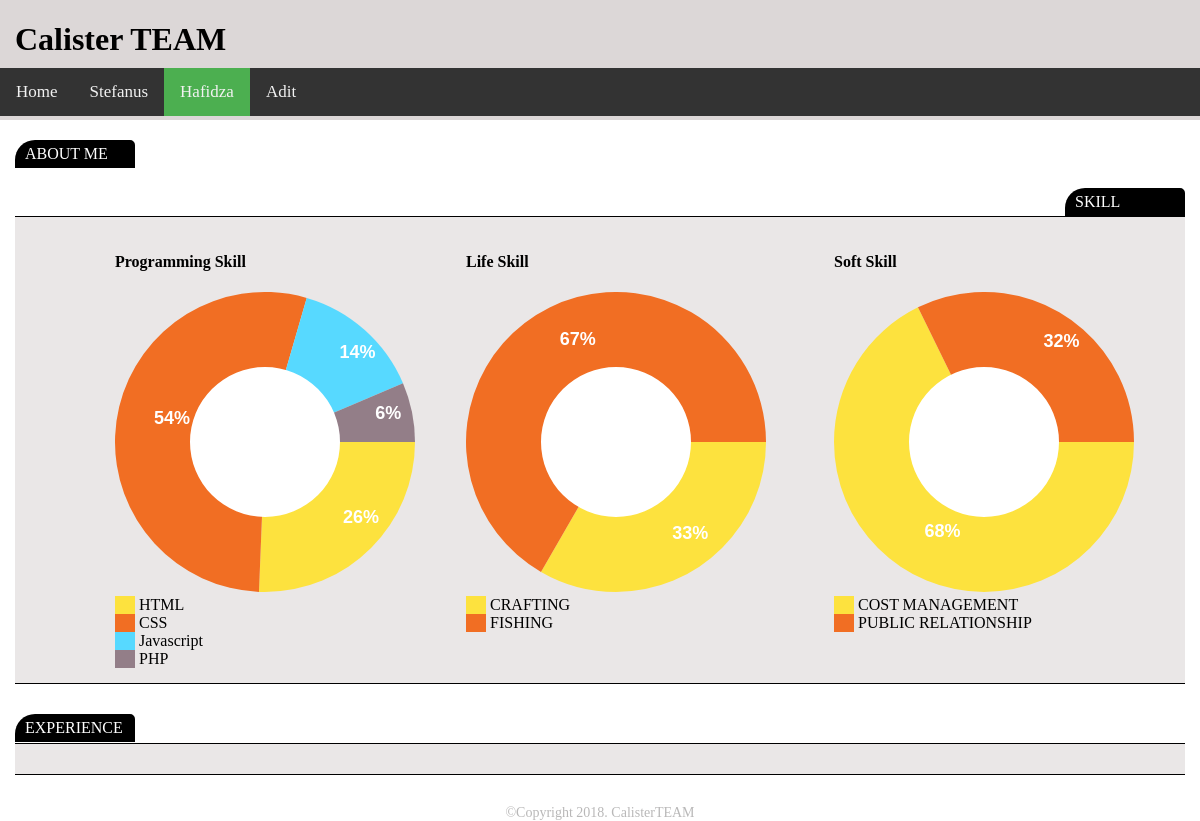
The app's page /hafidza.php, older data.
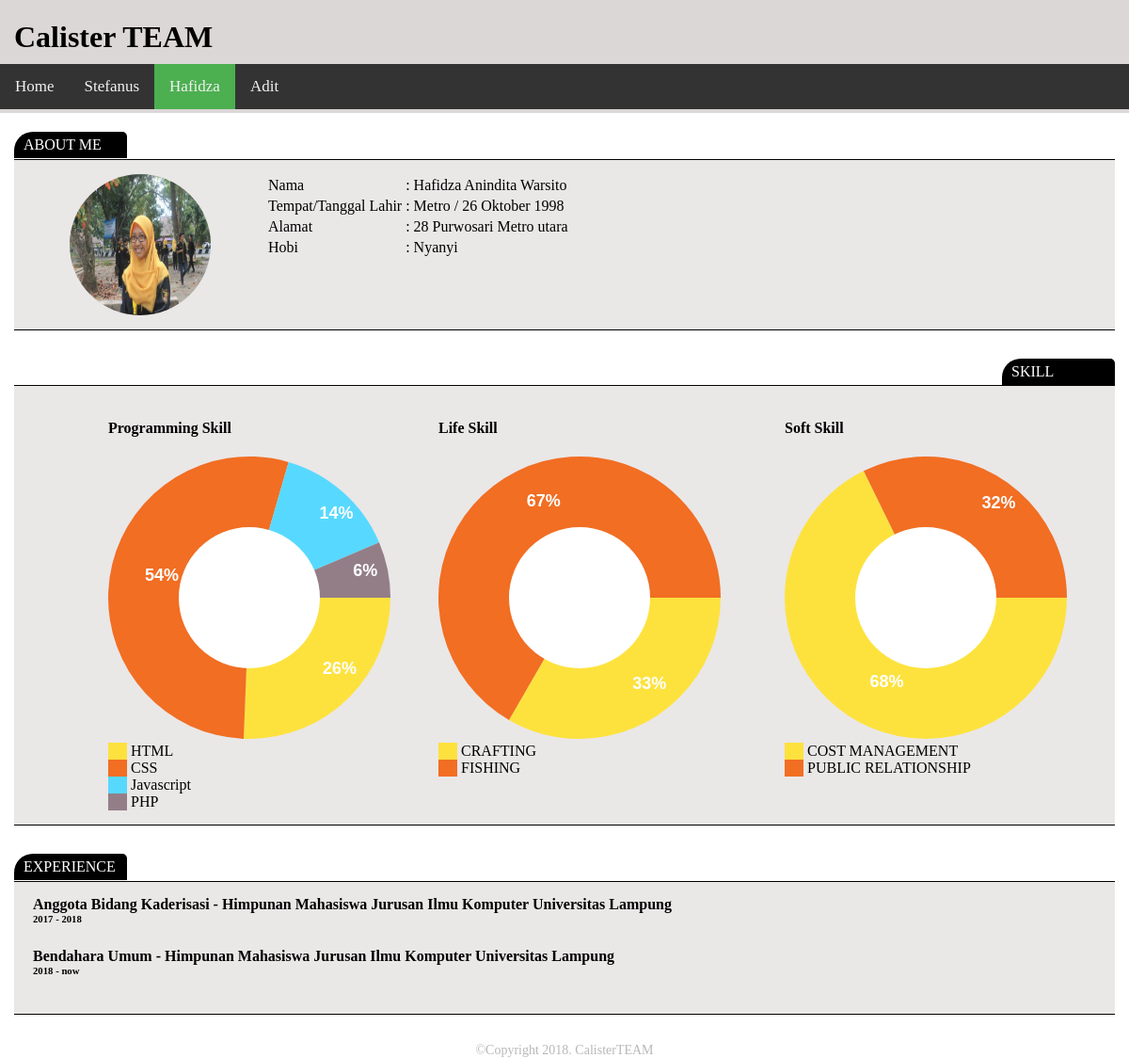
The same page, newer data.
### tables this page shows
CREATE TABLE `biodata` (
  `id` int(11) NOT NULL,
  `nama` varchar(100) NOT NULL,
  `tmpt_lahir` varchar(50) NOT NULL,
  `tgl_lahir` date NOT NULL,
  `alamat` text NOT NULL,
  `hobi` varchar(100) NOT NULL
);

CREATE TABLE `experience` (
  `id` int(11) NOT NULL,
  `name` varchar(150) NOT NULL,
  `organization` varchar(100) NOT NULL,
  `start` year(4) NOT NULL,
  `end` year(4) NOT NULL,
  `pemilik` int(11) NOT NULL
);

### hafidza.php (the view, shortened to what this page needs)
<!DOCTYPE html>
<html>
<head>
	<link rel="stylesheet" type="text/css" href="src/css/style.css">
</head>
<body>
	<div class="top">
		<div class="containt">
			<h1 class="title">Calister TEAM</h1>
			<div class="nav" id="topnav">
				<a href="index">Home</a>
				<a href="stefanus">Stefanus</a>
				<a href="hafidza" class="active">Hafidza</a>
				<a href="adit">Adit</a>
			</div>
		</div>
	</div>
	<div class="label">ABOUT ME</div>
	<?php
		function tgl_indo($tanggal){
			$bulan = array (
			1 =>'Januari',
				'Februari',
				'Maret',
				'April',
				'Mei',
				'Juni',
				'Juli',
				'Agustus',
				'September',
				'Oktober',
				'November',
				'Desember'
			);
			$pecahkan = explode('-', $tanggal);
			return $pecahkan[2] . ' ' . $bulan[ (int)$pecahkan[1] ] . ' ' . $pecahkan[0];
		}
		include 'src/process/connection.php';
		$sql = "SELECT * FROM biodata WHERE id=3";
		$query = mysqli_query($dbconnect, $sql) or die (mysqli_error($dbconnect));
		while($row = mysqli_fetch_array($query)) :
	?>
	<div class="bio">
		<div class="containt">
			<div class="tag">
				<img src="src/img/a3.jpg">
				<div id="bio">
				<table>
					<tr>
						<td>Nama </td>
						<td>:</td>
						<td><?= $row['nama']; ?></td>
					</tr>
					<tr>
						<td>Tempat/Tanggal Lahir </td>
						<td>:</td>
						<td><?= $row['tmpt_lahir']; ?> / <?= tgl_indo($row['tgl_lahir']); ?></td>
					</tr>
					<tr>
						<td>Alamat </td>
						<td>:</td>
						<td><?= $row['alamat']; ?></td>
					</tr>
					<tr>
						<td>Hobi </td>
						<td>:</td>
						<td><?= $row['hobi']; ?></td>
					</tr>
				</table>
				</div>
			</div>
		</div>
	</div>
	<?php
		endwhile;
	?>
	<div class="label-right">SKILL</div>
	<div class="bio">
		<div class="containt">
			<div class="tag">
				<div id="kiri">
					<h4>Programming Skill</h4>
					<canvas id="myCanvas"></canvas>
					<div id="myLegend"></div>
				</div>
				<?php include "src/diagram/diagram2.php" ?>
				<?php include 'src/diagram/diagram3.php'; ?>
			</div>
		</div>
	</div>
	<div class="label">EXPERIENCE</div>
	<div class="bio">
		<div class="containt">
			<div class="tag">
				<div id="exp">
				<?php
					$sql = "SELECT * FROM experience WHERE pemilik=3";
					$query = mysqli_query($dbconnect, $sql) or die (mysqli_error($dbconnect));
					while($row = mysqli_fetch_array($query)) :
				?>
				<h4><?= $row['name']; ?> - <?= $row['organization']; ?></h4>
				<h6><?= $row['start']; ?> -
					<?php
						if($row['end']=="0000")
							echo "now";
						else
							echo $row['end'];
					?></h6>
				<?php endwhile; ?>
				</div>
			</div>
		</div>
	</div>
	<div id="footer">
		&copyCopyright 2018. CalisterTEAM
	</div>
</body>
</html>

Row changes from the older to the newer data that the page shows:
added biodata: nama "Hafidza Anindita Warsito", tmpt_lahir "Metro", tgl_lahir "26 Oktober 1998", alamat "28 Purwosari Metro utara", hobi "Nyanyi"
added experience: name "Anggota Bidang Kaderisasi", organization "Himpunan Mahasiswa Jurusan Ilmu Komputer Universitas Lampung", start "2017", end "2018"
added experience: name "Bendahara Umum", organization "Himpunan Mahasiswa Jurusan Ilmu Komputer Universitas Lampung", start "2018", end "now"
